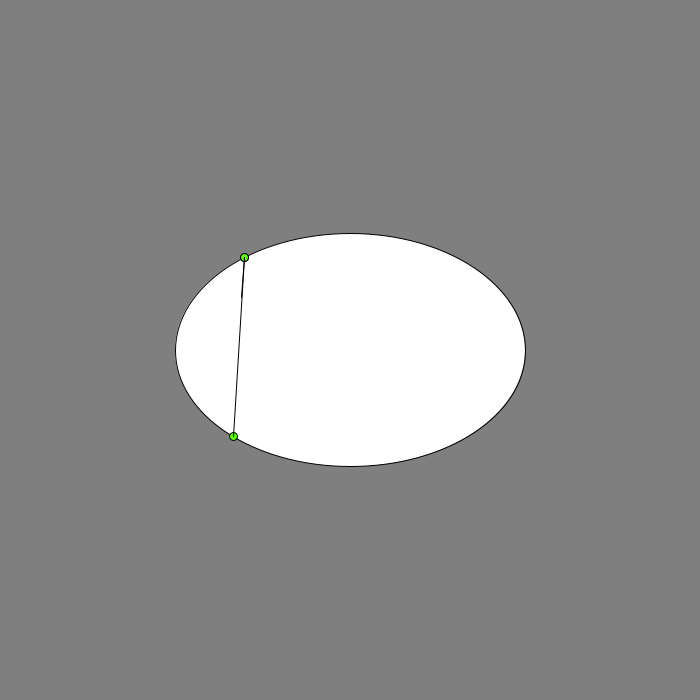
Frame 1 (no input)
Frame 60 (the mouse pressed at the canvas centre just before this capture): identical to frame 1, image omitted
Frame 120 (the mouse held since frame 60 and released just before this capture): identical to frame 1, image omitted

The Processing sketch that drew this single still picture (run headless with seeded random() and noise(); from frame 60 on, the mouse is pressed at the canvas centre):

// Processing sketch: processing_155012
// ── processing_155012.pde

/*
//  Sketch to test locating the reentry point on an ellipse given heading provided
//
//  Thanks to David Leslie Williams (lessketch_140716b)
//    for most excellent and invaluable assistance with providing, then solving,
//    and then coding line quadratic and line functions for the reentry points.
//
*/

ellipticalSurface wordBuilder;
float startPointAngle;
float exitAngle, reEntryAngle;

coordinate[] reentryPoints;

PVector pointPos;

void setup() {
  size(700, 700);
  colorMode(HSB,360,100,100);

  PVector wordCentre = new PVector();
  wordCentre.x = width/2;
  wordCentre.y = height/2;  
  wordBuilder = new ellipticalSurface(wordCentre, min(height,width)/2, min(height,width)/3,100,"porous");

  randomiseAngles();

  reentryPoints=new coordinate[2];
  
  pointPos=new PVector();  
}


void draw(){
  background(0,0,50);
  
  fill (100,0,100);
  wordBuilder.draw();
  
  pointPos=wordBuilder.getParametricPoint(startPointAngle);
  drawExitPoint(pointPos, wordBuilder.startPosition, exitAngle, 360);
    
  reentryPoints = wordBuilder.getReentryPoints(pointPos, reEntryAngle);
  drawReentryPoint(reentryPoints, wordBuilder.startPosition, 100);  
}


void keyPressed() {
 randomiseAngles();
}  




void randomiseAngles(){
  startPointAngle = random(TWO_PI);

  exitAngle = random(TWO_PI);          // PI / 12 radians = 15 degrees
 
  reEntryAngle = wordBuilder.getReentryAngle(exitAngle);  
}


void drawExitPoint(PVector pointPos_, PVector originPos_, float exitAngle_, float col_) {
  pushMatrix();
    translate(originPos_.x, originPos_.y);
    fill(col_,100,100);    
    ellipse(pointPos_.x, pointPos_.y, 8,8);

    line(pointPos_.x, pointPos.y, pointPos.x+(40*cos(exitAngle)),pointPos.y+(40*sin(exitAngle)));
  popMatrix();    
}


void drawReentryPoint(coordinate[] reentryPoints_, PVector originPos, float col_){
  pushMatrix();
    translate(originPos.x, originPos.y);
  
    fill(col_,100,100);  
    ellipse(reentryPoints_[0].x, reentryPoints_[0].y, 8,8);
    line(pointPos.x, pointPos.y, reentryPoints_[0].x, reentryPoints_[0].y);
  
    ellipse(reentryPoints_[1].x, reentryPoints_[1].y, 8,8);
    line(pointPos.x, pointPos.y, reentryPoints_[1].x, reentryPoints_[1].y);    
  popMatrix();  
}
class coordinate {
  float x;
  float y;
  
  coordinate(float x_, float y_) {
    this.x = x_;
    this.y = y_;
  }
}
    
/*
parameters:
  startx/y      the root location of the surface
  edgeHardness  an index from 1-100 with 100 being hard and 1 being spongy
                spongy edges absorb energe, hard ones reflect, >100 is elastic
  edgeQuality   porous or solid (a porous edge allow a shape to pass through and enter from the other side                
*/

class surface {
  PVector startPosition;
  float edgeHardness;
  String edgeQuality;

    
  surface(PVector startPosition_, float edgeHardness_, String edgeQuality_) {
    this.startPosition = startPosition_;   
    this.edgeHardness=edgeHardness_;
    this.edgeQuality=edgeQuality_;
    
  }    
}



class ellipticalSurface extends surface {
  float majorAxis, minorAxis;
  
  ellipticalSurface(PVector centre_, float height_, float width_, float edgeHardness_, String edgeQuality_) {
    super(centre_, edgeHardness_, edgeQuality_);
    this.majorAxis=height_;
    this.minorAxis=width_;
  }

  boolean isOnSurface(PVector position_) {
    boolean retval;
    //println(sq(position_.x-startPosition.x)/sq(majorAxis/2)+sq(position_.y-startPosition.y)/sq(minorAxis/2));
    retval = (sq(position_.x-startPosition.x)/sq(majorAxis/2)+sq(position_.y-startPosition.y)/sq(minorAxis/2) < 1) ? true : false;
    return retval;
  }
  
  void draw(){
    pushMatrix();
      translate(startPosition.x, startPosition.y);
      ellipse(0, 0, majorAxis,minorAxis);
    popMatrix();
  }

  void outOfBounds(PVector oob_, float thetax_, float thetay_){
    //use PVector for positions and heading
    if (!isOnSurface(oob_)) {
      if (edgeQuality=="porous") {
        //determine angle and location of incidence and calculate point of reentry of entry
        //((sq(minorAxis) * sq(majorAxis)) + (x * sq(b) * startX * (-1)) + (y * sq(a) * startY * (-1)))
        //y=mx+c
        //subtract th minor axis
        



        return;
      }
      if (edgeQuality=="solid"){
        //rebound
        //angle of incidence = angle of reflection
        //energy absorbed according to wall type
        return;
      }
    }
  }


  float getReentryAngle(float exitAngle_){
    float reEntryAngle_ = (TWO_PI - exitAngle_);
  
    //and just correct where > 360  
    reEntryAngle_ = (reEntryAngle_ > TWO_PI) ? (reEntryAngle_ - TWO_PI) : reEntryAngle_;
    return reEntryAngle_;    
  }      


  //use parametric
  PVector getParametricPoint(float theta_){
    PVector gppPos = new PVector();
  
    gppPos.x=(this.majorAxis/2)*cos(theta_);
    gppPos.y=(this.minorAxis/2)*sin(theta_);
  
    return gppPos;    
  } 


  coordinate[] getReentryPoints(PVector pointPos_, float theta_){
    coordinate[] resultpos = new coordinate[2];
    
    float xa_=pointPos.x;
    float ya_=pointPos.y;

    float m_ = -tan(theta_);
    float c_ = ya_ - (xa_ * m_);
  
  
    float A_ = (sq(this.minorAxis/2) / sq(this.majorAxis/2)) + sq(m_);
    float B_ = 2 * m_ * c_;
    float C_ = (c_ * c_) - sq(this.minorAxis/2);
      
    float xb1_ = (-B_ + sqrt(sq(B_) - (4 * A_ * C_)) )/ (2 * A_);
    float yb1_ = ((m_ * xb1_) + ya_ - (m_ * xa_));    //plug in to line formula 
    resultpos[0] = new coordinate(xb1_, yb1_);
    
    float xb2_ = (-B_ - sqrt(sq(B_) - (4 * A_ * C_)) )/ (2 * A_);
    float yb2_ = ((m_ * xb2_ ) + ya_ - (m_ * xa_));    //plug in to line formula
    resultpos[1] = new coordinate(xb2_, yb2_);
           
    return resultpos;
  }  
   
}  
  
    
